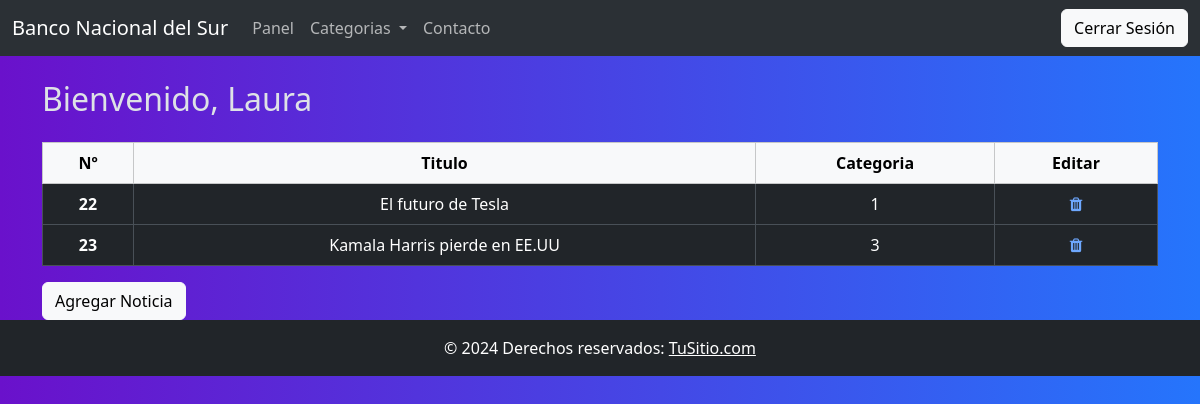
/views/front/dashboard.php (signed in), run on the app's committed database.
### tables this page shows
CREATE TABLE `noticias` (
  `id` int(11) NOT NULL,
  `titulo` varchar(255) NOT NULL,
  `texto` text NOT NULL,
  `imagen_link` varchar(255) DEFAULT NULL,
  `categoria_id` int(11) DEFAULT NULL,
  `autor_id` int(11) DEFAULT NULL
);

### views/front/dashboard.php (the view, shortened to what this page needs)
<?php
include '../../models/conexion.php';
$id = $_SESSION['id'];
$sql = "SELECT * FROM noticias WHERE autor_id = '$id'";
$result = $conn->query($sql);
?>
<!DOCTYPE html>
<html lang="es" data-bs-theme="dark">
<head>
    <link rel="stylesheet" href="css/bootstrap.min.css">
    <link rel="stylesheet" href="../../public/css/style.css">
    <link rel="stylesheet" href="https://cdnjs.cloudflare.com/ajax/libs/font-awesome/4.7.0/css/font-awesome.min.css">
    <link href="https://cdn.jsdelivr.net/npm/bootstrap@5.3.3/dist/css/bootstrap.min.css" rel="stylesheet"
>
</head>
<body class="gradient-custom">
<?php
if ($_SESSION)
    echo '
<nav class="navbar navbar-expand-lg bg-body-tertiary">
<div class="container-fluid">
  <a class="navbar-brand" href="../../index.php">Banco Nacional del Sur</a>
  <button class="navbar-toggler" type="button" data-bs-toggle="collapse" data-bs-target="#navbarSupportedContent"
    aria-controls="navbarSupportedContent" aria-expanded="false" aria-label="Toggle navigation">
    <span class="navbar-toggler-icon"></span>
  </button>
  <div class="collapse navbar-collapse" id="navbarSupportedContent">
    <ul class="navbar-nav me-auto mb-2 mb-lg-0">
      <li class="nav-item">
        <a class="nav-link" href="../../views/front/dashboard.php">Panel</a>
      </li>
      <li class="nav-item dropdown">
        <a class="nav-link dropdown-toggle" href="#" role="button" data-bs-toggle="dropdown" aria-expanded="false">
          Categorias
        </a>
        <ul class="dropdown-menu">
          <li><a class="dropdown-item" href="../../views/front/noticias.php">Noticias</a></li>
          <li><a class="dropdown-item" href="../../views/front/servicios.php">Servicios</a></li>
        </ul>
      <li class="nav-item">
        <a class="nav-link" href="../../views/front/contacto.php">Contacto</a>
      </li>
      </li>
    </ul>
    <a href="../../controllers/logout.php" class="btn btn-light">Cerrar Sesión</a>
  </div>
</div>
</nav>
    ';
?>
    <div class="container">
        <h2 class="my-4">Bienvenido, <?php echo $_SESSION['username']; ?></h2>
        <?php
        if ($result->num_rows == 0) {
            echo '<h6>No hay noticias para mostrar</h6>';
        }
        else {
            echo '<table class="table text-center table-bordered">
                        <thead class="table-light">
                            <tr>
                            <th scope="col">Nº</th>
                            <th scope="col">Titulo</th>
                            <th scope="col">Categoria</th>
                            <th scope="col">Editar</th>
                            </tr>
                        </thead>
                    <tbody>';
            while ($noticia = $result->fetch_assoc()) {
                echo "
                <tr>
                    <th >{$noticia['id']}</th>
                    <td>{$noticia['titulo']}</td>
                    <td>{$noticia['categoria_id']}</td>
                    <td>
                        <a href=\"../../controllers/eliminar_noticia.php?id={$noticia['id']}\">
                        <i class=\"fa fa-trash\" aria-hidden=\"true\"></i>
                        </a>
                    </td>
                </tr>";
            }
            echo '</tbody></table>';
        }
        echo '<a href="agregar_noticia.php" class="btn btn-light" role="button" aria-disabled="true">Agregar Noticia</a>';
        ?>
    </div>
<footer class="bg-light text-center text-lg-start">
    <div class="text-center p-3 text-bg-dark" style="color: white;">
      © 2024 Derechos reservados:
      <a class="text-white" href="https://tusitio.com/">
        TuSitio.com</a>
    </div>
</footer>
</body>
</html>

### public/css/style.css (style rules this page uses)
.gradient-custom { background: #6a11cb; background: -webkit-linear-gradient(to right, rgba(106, 17, 203, 1), rgba(37, 117, 252, 1)); background: linear-gradient(to right, rgba(106, 17, 203, 1), rgba(37, 117, 252, 1)) }

### data on the page
noticias: id "22", titulo "El futuro de Tesla", categoria "1"
noticias: id "23", titulo "Kamala Harris pierde en EE.UU", categoria "3"

### other printed values
$_SESSION['username'] "Laura"
